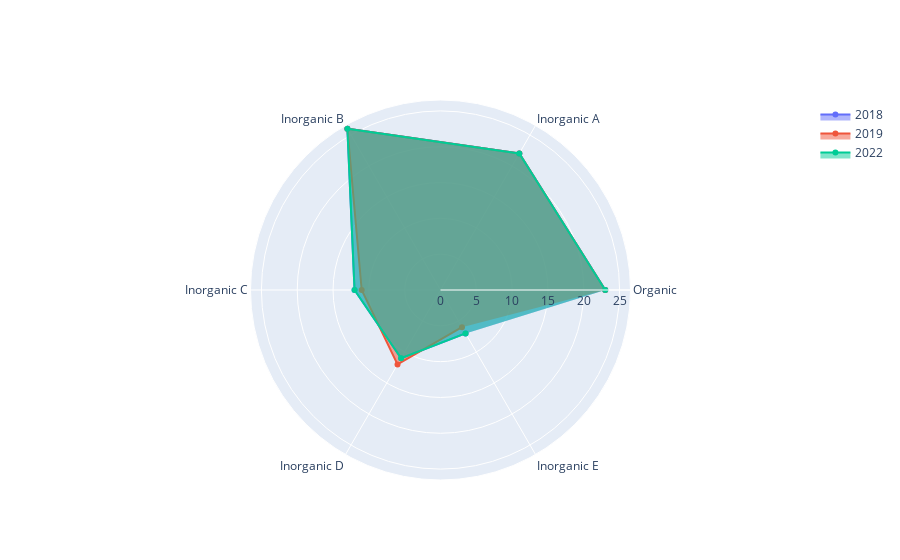

This figure's notebook cell:
### Code cell
fig = go.Figure()

for year in res:
  fig.add_trace(go.Scatterpolar(
    r=res[year],
    theta=waste_labels,
    fill='toself',
    name=year
  ))

fig.show()

### Figure 1 — Plotly figure (JSON) as saved in the notebook; plotly's stock layout.template omitted (floating-point values rounded to 4 significant figures)
{"data": [{"fill": "toself", "name": "2018", "r": [23, 22, 26, 12, 11, 7], "theta": ["Organic", "Inorganic A", "Inorganic B", "Inorganic C", "Inorganic D", "Inorganic E"], "type": "scatterpolar"}, {"fill": "toself", "name": "2019", "r": [23, 22, 26, 11, 12, 6], "theta": ["Organic", "Inorganic A", "Inorganic B", "Inorganic C", "Inorganic D", "Inorganic E"], "type": "scatterpolar"}, {"fill": "toself", "name": "2022", "r": [23, 22, 26, 12, 11, 7], "theta": ["Organic", "Inorganic A", "Inorganic B", "Inorganic C", "Inorganic D", "Inorganic E"], "type": "scatterpolar"}], "layout": {}}
